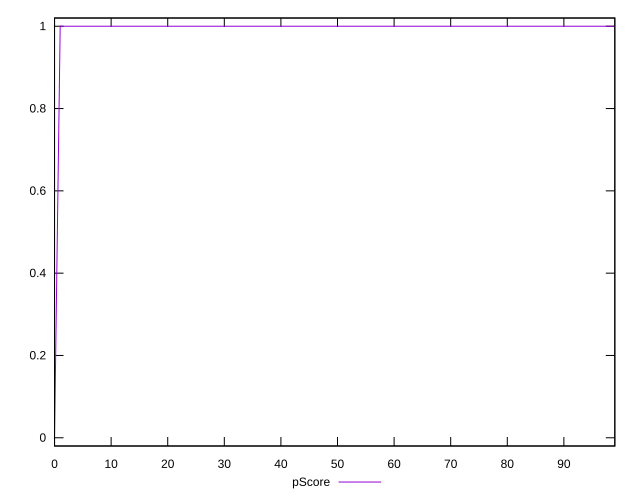

This figure's gnuplot source:
reset

$pScore <<EOF
0 0
1 1
2 1
3 1
4 1
5 1
6 1
7 1
8 1
9 1
10 1
11 1
12 1
13 1
14 1
15 1
16 1
17 1
18 1
19 1
20 1
21 1
22 1
23 1
24 1
25 1
26 1
27 1
28 1
29 1
30 1
31 1
32 1
33 1
34 1
35 1
36 1
37 1
38 1
39 1
40 1
41 1
42 1
43 1
44 1
45 1
46 1
47 1
48 1
49 1
50 1
51 1
52 1
53 1
54 1
55 1
56 1
57 1
58 1
59 1
60 1
61 1
62 1
63 1
64 1
65 1
66 1
67 1
68 1
69 1
70 1
71 1
72 1
73 1
74 1
75 1
76 1
77 1
78 1
79 1
80 1
81 1
82 1
83 1
84 1
85 1
86 1
87 1
88 1
89 1
90 1
91 1
92 1
93 1
94 1
95 1
96 1
97 1
98 1
99 1
EOF

set key outside below
set xrange [0:99]
set yrange [-0.02:1.02]
set trange [-0.02:1.02]
set terminal svg size 640, 500 enhanced background rgb 'white'
set output "reprap/server-response-time/samples/pages+cached+noexternal+nomedia+nocss/pScore/sorted.svg"

plot $pScore title "pScore" with line

reset
